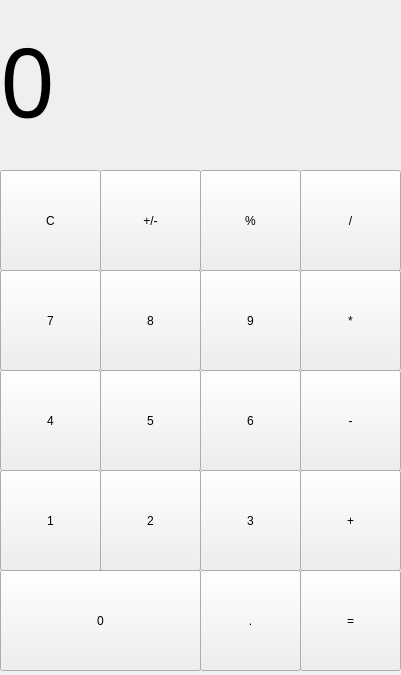
<?xml version="1.0" encoding="UTF-8"?>
<ui version="4.0">
 <class>MainWindow</class>
 <widget class="QMainWindow" name="MainWindow">
  <property name="geometry">
   <rect>
    <x>0</x>
    <y>0</y>
    <width>401</width>
    <height>675</height>
   </rect>
  </property>
  <property name="windowTitle">
   <string>MainWindow</string>
  </property>
  <widget class="QWidget" name="centralwidget">
   <widget class="QPushButton" name="Button_7">
    <property name="geometry">
     <rect>
      <x>0</x>
      <y>270</y>
      <width>101</width>
      <height>101</height>
     </rect>
    </property>
    <property name="autoFillBackground">
     <bool>false</bool>
    </property>
    <property name="text">
     <string>7</string>
    </property>
   </widget>
   <widget class="QPushButton" name="Button_8">
    <property name="geometry">
     <rect>
      <x>100</x>
      <y>270</y>
      <width>101</width>
      <height>101</height>
     </rect>
    </property>
    <property name="autoFillBackground">
     <bool>false</bool>
    </property>
    <property name="text">
     <string>8</string>
    </property>
   </widget>
   <widget class="QPushButton" name="Button_9">
    <property name="geometry">
     <rect>
      <x>200</x>
      <y>270</y>
      <width>101</width>
      <height>101</height>
     </rect>
    </property>
    <property name="autoFillBackground">
     <bool>false</bool>
    </property>
    <property name="text">
     <string>9</string>
    </property>
   </widget>
   <widget class="QPushButton" name="Button_multiply">
    <property name="geometry">
     <rect>
      <x>300</x>
      <y>270</y>
      <width>101</width>
      <height>101</height>
     </rect>
    </property>
    <property name="autoFillBackground">
     <bool>false</bool>
    </property>
    <property name="text">
     <string>*</string>
    </property>
   </widget>
   <widget class="QPushButton" name="Button_6">
    <property name="geometry">
     <rect>
      <x>200</x>
      <y>370</y>
      <width>101</width>
      <height>101</height>
     </rect>
    </property>
    <property name="autoFillBackground">
     <bool>false</bool>
    </property>
    <property name="text">
     <string>6</string>
    </property>
   </widget>
   <widget class="QPushButton" name="Button_minus">
    <property name="geometry">
     <rect>
      <x>300</x>
      <y>370</y>
      <width>101</width>
      <height>101</height>
     </rect>
    </property>
    <property name="autoFillBackground">
     <bool>false</bool>
    </property>
    <property name="text">
     <string>-</string>
    </property>
   </widget>
   <widget class="QPushButton" name="Button_4">
    <property name="geometry">
     <rect>
      <x>0</x>
      <y>370</y>
      <width>101</width>
      <height>101</height>
     </rect>
    </property>
    <property name="autoFillBackground">
     <bool>false</bool>
    </property>
    <property name="text">
     <string>4</string>
    </property>
   </widget>
   <widget class="QPushButton" name="Button_5">
    <property name="geometry">
     <rect>
      <x>100</x>
      <y>370</y>
      <width>101</width>
      <height>101</height>
     </rect>
    </property>
    <property name="autoFillBackground">
     <bool>false</bool>
    </property>
    <property name="text">
     <string>5</string>
    </property>
   </widget>
   <widget class="QPushButton" name="Button_3">
    <property name="geometry">
     <rect>
      <x>200</x>
      <y>470</y>
      <width>101</width>
      <height>101</height>
     </rect>
    </property>
    <property name="autoFillBackground">
     <bool>false</bool>
    </property>
    <property name="text">
     <string>3</string>
    </property>
   </widget>
   <widget class="QPushButton" name="Button_plus">
    <property name="geometry">
     <rect>
      <x>300</x>
      <y>470</y>
      <width>101</width>
      <height>101</height>
     </rect>
    </property>
    <property name="autoFillBackground">
     <bool>false</bool>
    </property>
    <property name="text">
     <string>+</string>
    </property>
   </widget>
   <widget class="QPushButton" name="Button_1">
    <property name="geometry">
     <rect>
      <x>0</x>
      <y>470</y>
      <width>101</width>
      <height>101</height>
     </rect>
    </property>
    <property name="autoFillBackground">
     <bool>false</bool>
    </property>
    <property name="text">
     <string>1</string>
    </property>
   </widget>
   <widget class="QPushButton" name="Button_2">
    <property name="geometry">
     <rect>
      <x>100</x>
      <y>470</y>
      <width>101</width>
      <height>101</height>
     </rect>
    </property>
    <property name="autoFillBackground">
     <bool>false</bool>
    </property>
    <property name="text">
     <string>2</string>
    </property>
   </widget>
   <widget class="QPushButton" name="Button_dot">
    <property name="geometry">
     <rect>
      <x>200</x>
      <y>570</y>
      <width>101</width>
      <height>101</height>
     </rect>
    </property>
    <property name="autoFillBackground">
     <bool>false</bool>
    </property>
    <property name="text">
     <string>.</string>
    </property>
   </widget>
   <widget class="QPushButton" name="Button_equals">
    <property name="geometry">
     <rect>
      <x>300</x>
      <y>570</y>
      <width>101</width>
      <height>101</height>
     </rect>
    </property>
    <property name="autoFillBackground">
     <bool>false</bool>
    </property>
    <property name="text">
     <string>=</string>
    </property>
   </widget>
   <widget class="QPushButton" name="Button_0">
    <property name="geometry">
     <rect>
      <x>0</x>
      <y>570</y>
      <width>201</width>
      <height>101</height>
     </rect>
    </property>
    <property name="autoFillBackground">
     <bool>false</bool>
    </property>
    <property name="text">
     <string>0</string>
    </property>
   </widget>
   <widget class="QPushButton" name="Button_modulus">
    <property name="geometry">
     <rect>
      <x>200</x>
      <y>170</y>
      <width>101</width>
      <height>101</height>
     </rect>
    </property>
    <property name="autoFillBackground">
     <bool>false</bool>
    </property>
    <property name="text">
     <string>%</string>
    </property>
   </widget>
   <widget class="QPushButton" name="Button_slash">
    <property name="geometry">
     <rect>
      <x>300</x>
      <y>170</y>
      <width>101</width>
      <height>101</height>
     </rect>
    </property>
    <property name="autoFillBackground">
     <bool>false</bool>
    </property>
    <property name="text">
     <string>/</string>
    </property>
   </widget>
   <widget class="QPushButton" name="Button_C">
    <property name="geometry">
     <rect>
      <x>0</x>
      <y>170</y>
      <width>101</width>
      <height>101</height>
     </rect>
    </property>
    <property name="autoFillBackground">
     <bool>false</bool>
    </property>
    <property name="text">
     <string>C</string>
    </property>
   </widget>
   <widget class="QPushButton" name="Button_plusMinus">
    <property name="geometry">
     <rect>
      <x>100</x>
      <y>170</y>
      <width>101</width>
      <height>101</height>
     </rect>
    </property>
    <property name="autoFillBackground">
     <bool>false</bool>
    </property>
    <property name="text">
     <string>+/-</string>
    </property>
   </widget>
   <widget class="QLabel" name="Text_field">
    <property name="geometry">
     <rect>
      <x>0</x>
      <y>0</y>
      <width>401</width>
      <height>161</height>
     </rect>
    </property>
    <property name="font">
     <font>
      <family>Lemon</family>
      <pointsize>72</pointsize>
      <weight>50</weight>
      <bold>false</bold>
     </font>
    </property>
    <property name="layoutDirection">
     <enum>Qt::LeftToRight</enum>
    </property>
    <property name="autoFillBackground">
     <bool>false</bool>
    </property>
    <property name="text">
     <string>0</string>
    </property>
    <property name="textFormat">
     <enum>Qt::PlainText</enum>
    </property>
    <property name="wordWrap">
     <bool>true</bool>
    </property>
   </widget>
   <zorder>Button_multiply</zorder>
   <zorder>Button_7</zorder>
   <zorder>Button_8</zorder>
   <zorder>Button_9</zorder>
   <zorder>Button_6</zorder>
   <zorder>Button_minus</zorder>
   <zorder>Button_4</zorder>
   <zorder>Button_5</zorder>
   <zorder>Button_3</zorder>
   <zorder>Button_plus</zorder>
   <zorder>Button_1</zorder>
   <zorder>Button_2</zorder>
   <zorder>Button_dot</zorder>
   <zorder>Button_equals</zorder>
   <zorder>Button_0</zorder>
   <zorder>Button_modulus</zorder>
   <zorder>Button_slash</zorder>
   <zorder>Button_C</zorder>
   <zorder>Button_plusMinus</zorder>
   <zorder>Text_field</zorder>
  </widget>
  <widget class="QMenuBar" name="menubar">
   <property name="geometry">
    <rect>
     <x>0</x>
     <y>0</y>
     <width>401</width>
     <height>21</height>
    </rect>
   </property>
  </widget>
 </widget>
 <resources/>
 <connections/>
</ui>
